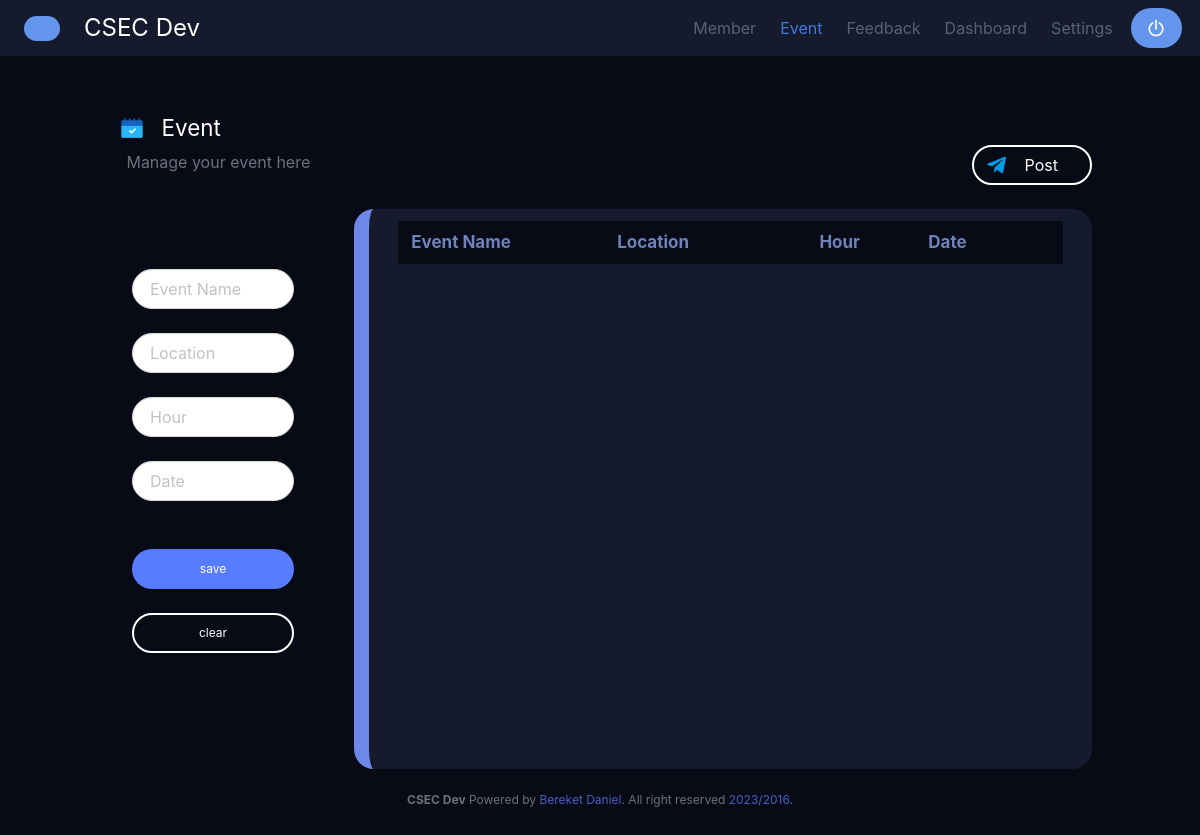
Before: /event/ (signed in) with the older database file.
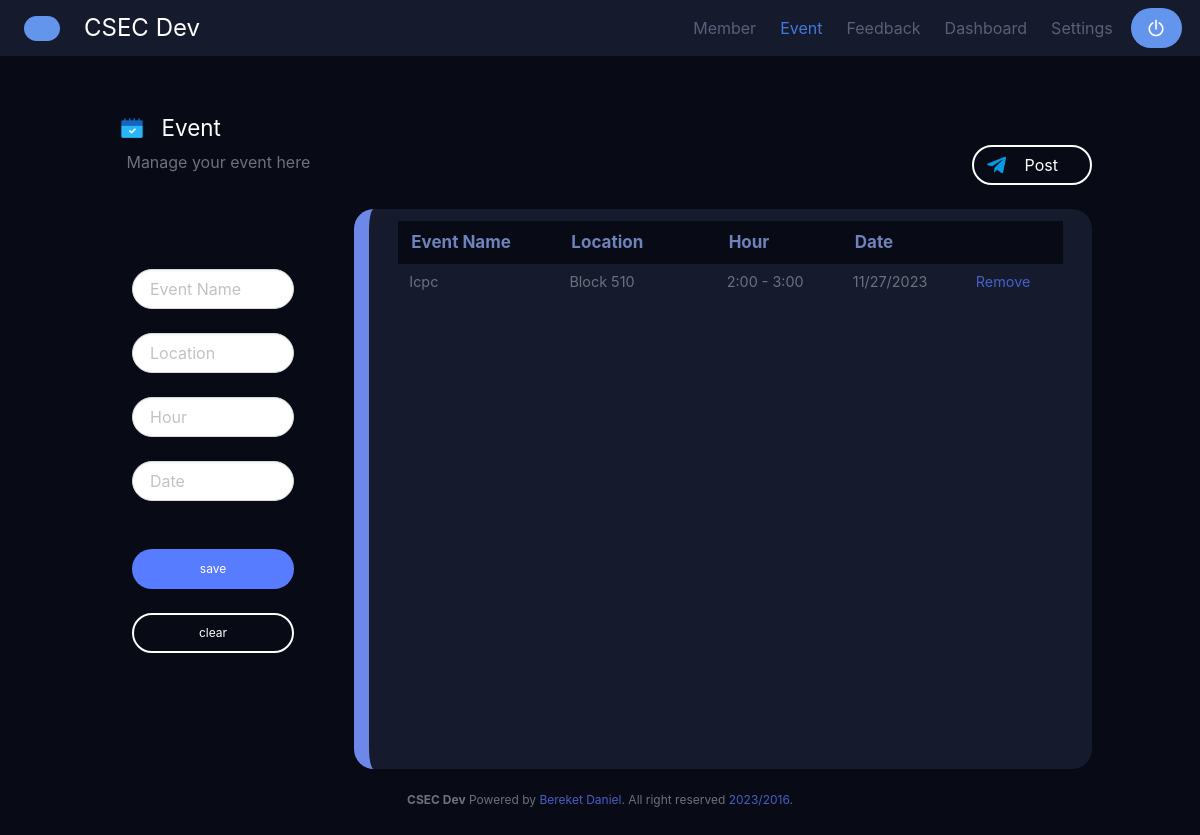
After: the same page with the newer database file.
### DevApp/models.py (models this page shows, shortened)
class Event(models.Model):
  eventName = models.CharField(max_length=255)
  location = models.CharField(max_length=255)
  hour = models.CharField(max_length=255)
  date = models.CharField(max_length=255)

### DevApp/views.py (the view, shortened to what this page needs)
# urls.py: path('event/', views.event, name = 'event'),
def event(request):
    eventList = Event.objects.all()
    name = request.session.get('name')
    if name:
        return render(request, "event.html" ,{'eventList': eventList})
    else:
        return redirect('login')

### templates/event.html (shortened to what this page needs)
{% extends 'base.html' %}
{% load static %}
{% block content %}
<center>
    <div style="color: white; font-size: 1.4rem; font-weight: semi bold; float: left; " ><span class="icon-text ">
        <span class="icon mt-3">
          <img src="{% static "images/event.png" %}" >
        </span>
        <span class="column ">Event</span>
      </span>
    </div>
      <br>  <br>
      <div class="columns is-flex-direction-row is-justify-content-space-between">
        <div style="color:  #6c717e; font-size: 1rem; font-weight: normal; padding-top: 0.6rem; margin-left: -7.4rem;">Manage your event here</div>
        <div id="float-btn" class="button is-rounded  js-modal-trigger" style="background-color: #080B15; border: white 2px solid; color: white;"  data-target="modal-js-example">
            <span class="icon mt-0">
                <img src="{% static "images/telegram.png" %}" width="80%">
              </span>
              <span class="column ">Post</span>
        </div>
      </div>
<br>
<form method="POST" action="{% url 'event' %}">
    <div class="columns">
        <div class="column pt-6 pr-6">
            <div class="column is-full"><input  class="input is-rounded is-fullwidth" type="text" placeholder="Event Name" name="eventName"></div>
            <div class="column is-full"><input  class="input is-rounded is-fullwidth  pb-2" type="text" placeholder="Location" name="location"></div>
            <div class="column is-full"><input class="input is-rounded is-fullwidth  pb-2" type="text" placeholder="Hour" name="hour"></div>
            <div class="column is-full"><input class="input is-rounded is-fullwidth  pb-2" type="text" placeholder="Date" name="date"></div>
            <br>
            <div class="column is-full"> <button type="submit" class="button is-fullwidth is-rounded " style="background-color: #577CFF; color: white; border: none;  " ><div class="is-size-7" id="btn">save</div></button> </div>
            <div class="column is-full"> <button class="button is-fullwidth is-rounded " style="background-color: #080B15; border: white 2px solid; color: white; " ><div class="is-size-7" id="btn">clear</div></button> </div>
        </div>
      </form>
        <div class="column is-three-quarters"  style="background-color: #151B2D; height: 70vh; border-radius: 20px; border-left: #6d88e8 solid 15px; overflow-x: scroll;">
            <table class="table  is-borderless  " style="width: 95%; background-color:  #151B2D ;">
                <thead class="has-text-white" style="border-radius: 10px;">
                  <tr  class=" is-rounded" style="background-color: #080B15;">
                    <th><abbr style="color: #6e82bc;" >Event Name</abbr></th>
                    <th><abbr   style="color: #6e82bc;">Location</abbr></th>
                    <th><abbr   style="color: #6e82bc;"></abbr></th>
                    <th><abbr   style="color: #6e82bc;">Hour</abbr></th>
                    <th><abbr   style="color: #6e82bc;">Date</abbr></th>
                    <th><abbr   style="color: #6e82bc;"></abbr></th>
                  </tr>
                </thead>
                <tbody class="tb "  style="font-size: 1rem;" >
                  {% for eventLists in eventList %}
                  <tr style="color: #6c717e; ">
                    <td  style="font-size:0.9rem;">{{eventLists.eventName}}</td>
                    <td style="font-size:0.9rem;">{{eventLists.location}}<td>
                    <td style="font-size:0.9rem;">{{eventLists.hour}}</td>
                    <td style="font-size:0.9rem;">{{eventLists.date}}</td>
                    <td style="font-size:0.9rem; color: cornflowerblue"><a  data-target="modal-js"  class="js-modal"  href="deleteEvent/{{eventLists.id}}">Remove</a></td>
                  </tr>
                  {% endfor %}
                </tbody>
              </table>
        </div>
      </div>
{% endblock %}

Changed rows visible on the page:
added Event: eventName "Icpc", location "Block 510", hour "2:00 - 3:00", date "11/27/2023"
